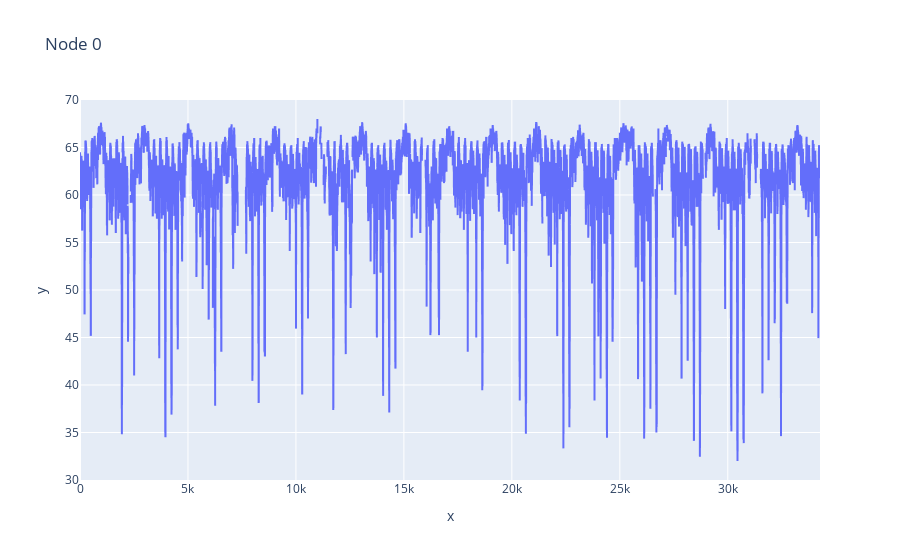

Notebook code cell kept with this figure:
### Code cell
node_index = 0
nan_mean_across_nodes = np.nanmean(metr_la_targets,  axis = 1)
nan_std_across_nodes = np.nanstd(metr_la_targets, axis = 1)
nan_median_across_nodes = np.nanmedian(metr_la_targets, axis = 1)
px.line(y = nan_mean_across_nodes, x=timestamps, title = f'Node {node_index}')
px.line(y = nan_median_across_nodes, title = f'Node {node_index}')

### Figure 1 — Plotly figure (JSON) as saved in the notebook; plotly's stock layout.template omitted (floating-point values rounded to 4 significant figures; data arrays with more than 128 entries replaced by an {"elided": "..."} marker saying what was removed)
{"data": [{"hovertemplate": "x=%{x}<br>y=%{y}<extra></extra>", "legendgroup": "", "line": {"color": "#636efa", "dash": "solid"}, "marker": {"symbol": "circle"}, "mode": "lines", "name": "", "showlegend": false, "type": "scattergl", "x": {"elided": "34272 int values"}, "xaxis": "x", "y": {"elided": "34272 float values"}, "yaxis": "y"}], "layout": {"legend": {"tracegroupgap": 0}, "title": {"text": "Node 0"}, "xaxis": {"anchor": "y", "domain": [0, 1], "title": {"text": "x"}}, "yaxis": {"anchor": "x", "domain": [0, 1], "title": {"text": "y"}}}}
